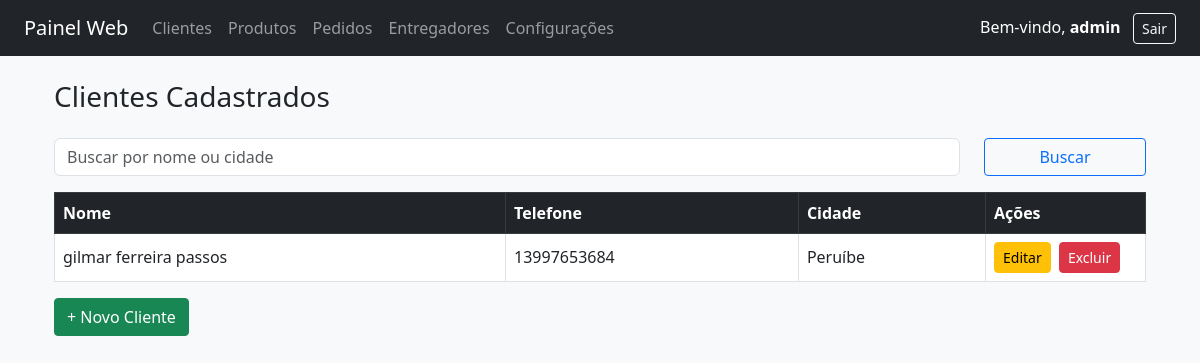
Screenshot of /clientes (signed in) with the database file from the repository.
### tables this page shows
CREATE TABLE "clientes" (
	`id`	INTEGER PRIMARY KEY AUTOINCREMENT,
	`nome`	TEXT NOT NULL,
	`cpf`	TEXT,
	`rg`	TEXT,
	`cep`	TEXT,
	`endereco`	TEXT,
	`numero`	INTEGER,
	`cidade`	TEXT,
	`telefone`	TEXT,
	`celular`	TEXT,
	`email`	TEXT,
	`estado`	TEXT,
	`referencia`	TEXT,
	`outros`	TEXT,
	`bairro`	TEXT,
	`data_cadastro`	TEXT
);

### routes/clientes.py (the view)
@bp_clientes.route("/clientes")
def listar_clientes():
    if "usuario" not in session:
        return redirect(url_for("usuarios.login"))
    con = get_conexao()
    cur = con.cursor()
    cur.execute("SELECT * FROM clientes ORDER BY nome")
    clientes = cur.fetchall()
    con.close()
    return render_template("clientes/listar_clientes.html", clientes=clientes)

### routes/clientes.py (called while the page is built)
def get_conexao():
    conn = sqlite3.connect(DB)
    conn.row_factory = sqlite3.Row  # ← permite usar cliente['nome'], etc.
    return conn

### templates/clientes/listar_clientes.html (shortened to what this page needs)
{% extends "base.html" %}
{% block conteudo %}
<div class="container mt-4">
  <h3 class="mb-4">Clientes Cadastrados</h3>
  <form method="GET" action="{{ url_for('clientes.listar_clientes') }}" class="row mb-3">
    <div class="col-md-10">
      <input type="text" name="busca" class="form-control" placeholder="Buscar por nome ou cidade">
    </div>
    <div class="col-md-2">
      <button class="btn btn-outline-primary w-100">Buscar</button>
    </div>
  </form>
  <table class="table table-bordered table-hover">
    <thead class="table-dark">
      <tr>
        <th>Nome</th>
        <th>Telefone</th>
        <th>Cidade</th>
        <th style="width: 160px;">Ações</th>
      </tr>
    </thead>
    <tbody>
      {% for cliente in clientes %}
      <tr>
        <td>{{ cliente['nome'] }}</td>
        <td>{{ cliente['telefone'] }}</td>
        <td>{{ cliente['cidade'] }}</td>
        <td>
          <a href="{{ url_for('clientes.editar_cliente', id=cliente['id']) }}" class="btn btn-warning btn-sm me-1">Editar</a>
          <a href="{{ url_for('clientes.excluir_cliente', id=cliente['id']) }}" class="btn btn-danger btn-sm"
             onclick="return confirm('Deseja excluir este cliente?')">Excluir</a>
        </td>
      </tr>
      {% else %}
      <tr>
        <td colspan="4" class="text-center">Nenhum cliente encontrado.</td>
      </tr>
      {% endfor %}
    </tbody>
  </table>
  <a href="{{ url_for('clientes.novo_cliente') }}" class="btn btn-success">+ Novo Cliente</a>
</div>
{% endblock %}

### static/style.css (style rules this page uses)
body { font-family: 'Segoe UI', sans-serif; }
.table th, .table td { vertical-align: middle; }
.btn { border-radius: 4px; }

### rows the page displays
clientes: nome "gilmar ferreira passos", telefone "13997653684", cidade "Peruíbe"

### other values shown
{{ session.get('usuario_nome', 'Usuário') }} "admin"
